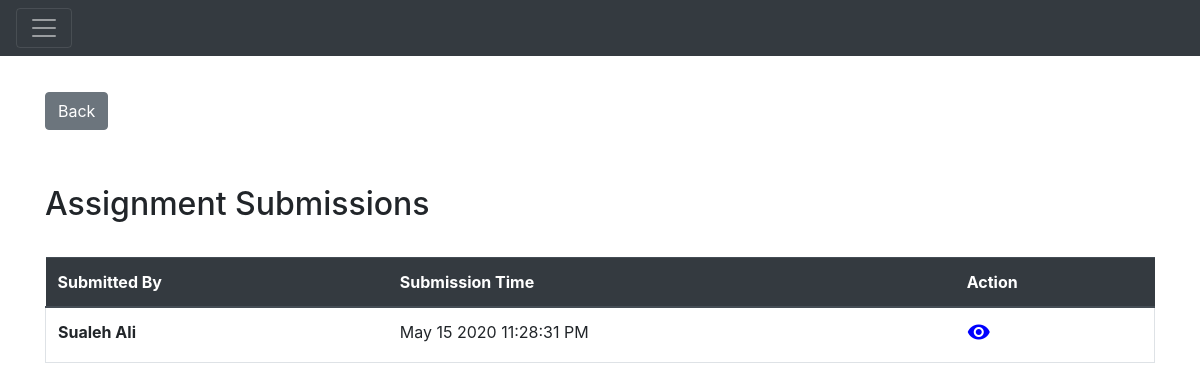
Page /assignmentSubmission/2 (signed in) on the earlier database version.
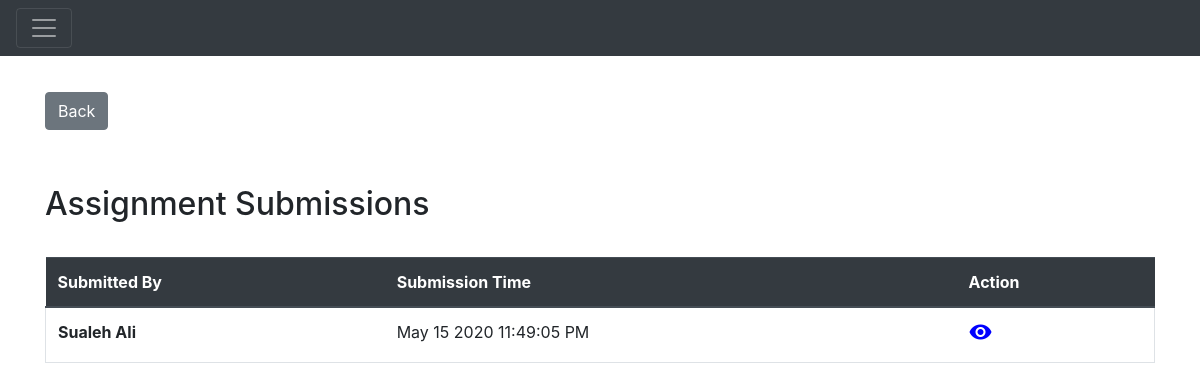
Same page on the later database version.
### Application/models.py (models this page shows)
class AssignmentSubmission(db.Model):
    __tablename__ = "assignment_submissions"
    assignmentSubmissionId = db.Column(
        db.Integer,
        primary_key=True,
        autoincrement=True
    )
    submissionTime = db.Column(db.DateTime, default=datetime.datetime.utcnow())
    assignmentId = db.Column(db.Integer, db.ForeignKey('assignments.assignmentId'))
    assignment = relationship("Assignment")
    assignmentGrade = db.Column(db.String(20))
    userId = db.Column(db.Integer, db.ForeignKey('users.userId'))
    user = relationship("User")
    comment = db.Column(db.String(500))
    gradeReceived = db.Column(
        db.String(10)
    )

class User(db.Model):
    __tablename__ = "users"
    userId = db.Column(
        db.Integer,
        primary_key=True,
        autoincrement=True
    )
    name = db.Column(
        db.String(100),
        index=True,
        nullable=False,
    )
    email = db.Column(
        db.String(80),
        index=True,
        unique=True,
        nullable=False
    )
    password = db.Column(
        db.String(255)
    )
    userRole = db.Column(Enum(UserRole))
    orgId = db.Column(db.Integer, db.ForeignKey('organizations.orgId'))
    organization = relationship("Organization")

### Application/assignment_submissions.py (the view)
@app.route('/assignmentSubmission/<id>')
@authenticate
def assignmentSubmission(id):
    assignmentId = escape(id)
    result = models.Assignment.query.filter_by(assignmentId=assignmentId).first()
    enrollments = result.course.enrollments
    enrollmentRole = [e for e in enrollments if e.userId == session['id']][0].enrollmentRole
    print(enrollmentRole)
    isTeacher = (enrollmentRole == models.EnrollmentRole.Teacher)
    submissions = []
    if enrollmentRole == models.EnrollmentRole.Teacher:
        submissions = models.db.session.query(models.AssignmentSubmission)\
            .filter(models.AssignmentSubmission.assignmentId == assignmentId)\
            .all()
    else:
        submissions = models.db.session.query(models.AssignmentSubmission) \
            .filter(models.AssignmentSubmission.assignmentId == assignmentId) \
            .filter(models.AssignmentSubmission.userId == session['id']) \
            .all()
    return render_template('assignment_submission.html', submissions=submissions,
                           enrollmentRole=enrollmentRole, isTeacher=isTeacher, assignmentId=id)

### Application/templates/assignment_submission.html (shortened to what this page needs)
{% extends 'main.html' %}
{% block head %}
{{ super() }}
{% endblock %}
{% block body %}
{{ super() }}
<div class="container" style="margin-top:3%;">
    <a class="btn btn-secondary" href={{url_for('getAssignmentDetailById' ,id=assignmentId) }}>Back</a>
    <div class="page-header" style="margin: 2% 0%; padding: 3% 0% 0% 0%;">
        <h2>Assignment Submissions</h2>
    </div>
        <table class="table" style="margin-top: 3%">
        <thead class="thead-dark">
        <tr>
            <th scope="col">Submitted By</th>
            <th scope="col">Submission Time</th>
            <th scope="col">Action</th>
        </tr>
        </thead>
        <tbody>
        {% for submission in submissions %}
        <tr class="border">
            <th scope="row">{{submission.user.name}}</th>
            <td>{{submission.submissionTime.strftime("%b %d %Y %r")}}</td>
            <td><a href={{ url_for('assignmentSubmissionDetail',id=submission.assignmentSubmissionId) }}
                           >
                <i class="material-icons md-48" style="color:blue;">visibility</i>
                </a>
            </td>
        </tr>
        {% endfor %}
        </tbody>
        </table>
</div>
{% endblock %}

### Application/templates/main.html (shortened to what this page needs)
{% extends 'base.html' %}
{% block head %}
<link rel="stylesheet" href="{{ url_for('static', filename='css/main.css') }}">
{% endblock %}
{% block body %}
<div id="topbar">
    <nav class="pos-f-t navbar navbar-dark bg-dark">
        <button class="navbar-toggler" type="button" style="outline:none;" onclick="toggleNav()">
            <span class="navbar-toggler-icon"></span>
        </button>
    </nav>
</div>
{% endblock %}

### Application/templates/base.html (shortened to what this page needs)
<!DOCTYPE html>
<html lang="en">
<head>
    <link rel="stylesheet" href="{{ url_for('static', filename='vendors/jquery.datetimepicker.min.css') }}">
    <link rel="stylesheet" href="{{ url_for('static', filename='vendors/bootstrap.min.css') }}">
    <link rel="stylesheet" href="{{ url_for('static', filename='css/styles.css') }}">
    {% block head %}{% endblock %}
</head>
<body>
    {% block body %} {% endblock %}
</body>
</html>

### Application/static/css/styles.css (style rules this page uses)
html, body { height: 100%; margin: 0; padding: 0; }

### Application/static/css/main.css (style rules this page uses)
body { transition: margin-left .5s; }

Differences in the rows shown:
changed AssignmentSubmission "Sualeh Ali": submissionTime "May 15 2020 11:28:31 PM" → "May 15 2020 11:49:05 PM"
